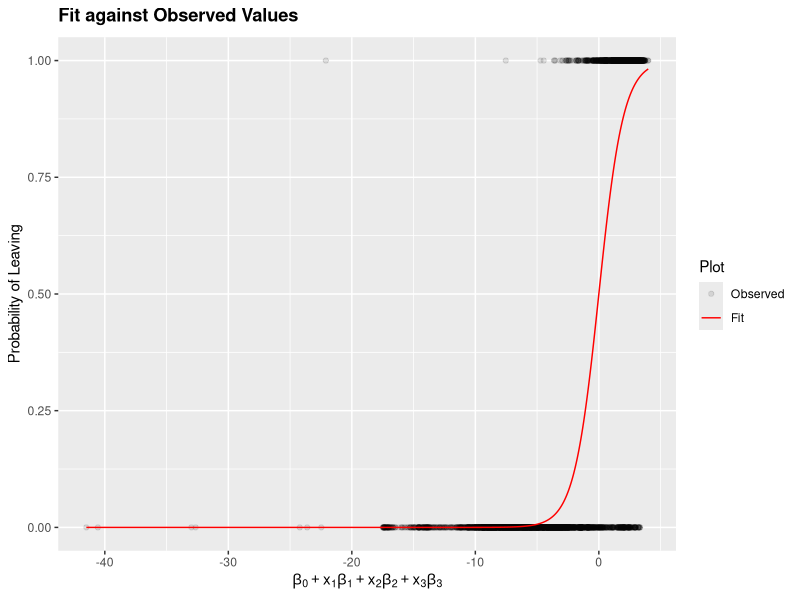

Source code (R):
## ---- chunk 1
library(ggplot2)
## ---- chunk 2
hrData <- read.csv("HR_Extract_Emp.csv")
## ---- chunk 3
hrData$SALARY <- hrData$SALARY/1000
hrData <- hrData[which(hrData$SALARY < 2000),]
hrData$SERVICE_YEARS <- round(hrData$SERVICE_DAYS/365,2)
hrData$WEEKLY_HOURS <- hrData$HOURS
hrData <- hrData[which(!is.na(hrData$WEEKLY_HOURS)),]

hrData$SALARYn <- (hrData$SALARY - mean(hrData$SALARY))/sd(hrData$SALARY)
hrData$AGEn <- (hrData$AGE - mean(hrData$AGE))/sd(hrData$AGE)
hrData$WEEKLY_HOURSn <- (hrData$WEEKLY_HOURS - mean(hrData$WEEKLY_HOURS))/sd(hrData$WEEKLY_HOURS)
hrData$SERVICE_YEARSn <- (hrData$SERVICE_YEARS - mean(hrData$SERVICE_YEARS))/sd(hrData$SERVICE_YEARS)
## ---- chunk 4
model0 <- glm(LEAVE_FLAG ~ SALARYn + 
                      SERVICE_YEARSn + 
                      AGEn + 
                      WEEKLY_HOURSn, data = hrData, family = "binomial")
rawCoefs0 <- summary(model0)$coefficients
expCoefs0 <- exp(model0$coefficients)

print(rawCoefs0)
## ---- chunk 5
model1 <- glm(LEAVE_FLAG ~ 
                      SERVICE_YEARSn + 
                      AGEn + 
                      WEEKLY_HOURSn, data = hrData, family = "binomial")
rawCoefs1 <- summary(model1)$coefficients
print(rawCoefs1)
expCoefs1 <- exp(model1$coefficients)
print(expCoefs1)
confInts1 <- exp(confint(model1))
print(confInts1)
## ---- chunk 6
model2 <- glm(LEAVE_FLAG ~ 
                      SERVICE_YEARS + 
                      AGE + 
                      WEEKLY_HOURS, data = hrData, family = "binomial")
rawCoefs2 <- summary(model2)$coefficients
expCoefs2 <- exp(model2$coefficients)
confInts2 <- exp(confint(model2))
## ---- chunk 7
betaF <- 0
betaF[1] <- format(rawCoefs1[1], digits = 2)
betaF[2] <- format(rawCoefs1[2], digits = 2)
betaF[3] <- format(rawCoefs1[3], digits = 2)
betaF[4] <- format(rawCoefs1[4], digits = 2)
## ---- chunk 8
beta0 <- summary(model1)$coefficients[1]
beta1 <- summary(model1)$coefficients[2]
beta2 <- summary(model1)$coefficients[3]
beta3 <- summary(model1)$coefficients[4]

x1 <- hrData$SERVICE_YEARSn
x2 <- hrData$AGEn
x3 <- hrData$WEEKLY_HOURSn

gamma <- beta0 + beta1*x1 + beta2*x2 + beta3*x3

y_fit <- exp(gamma) / (1 + exp(gamma))
y_obs <- hrData$LEAVE_FLAG

plotDF <- data.frame(gamma = gamma, y_obs = y_obs, y_fit = y_fit)
g <-  ggplot() + 
      geom_point(data = plotDF, aes(x = gamma, y = y_obs, col = "1"), 
                 alpha = 0.1) + 
      geom_line(data = plotDF, aes(x = gamma, y = y_fit, col = "2")) + 
      labs(title=expression(bold("Fit against Observed Values")),
           x=expression(beta[0]+x[1]*beta[1]+x[2]*beta[2]+x[3]*beta[3]), 
           y="Probability of Leaving") +
      scale_colour_manual(name = "Plot",
                          values =c('black', 'red'), 
                          labels = c('Observed', 'Fit'))
plot(g)
## ---- chunk 9
hrData$P_Leave <- y_fit

p90 <- sum(hrData[which(hrData$P_Leave >= 0.9), "LEAVE_FLAG"])/
      length(hrData[which(hrData$P_Leave >= 0.9), "LEAVE_FLAG"]) * 100
p70 <- sum(hrData[which(hrData$P_Leave >= 0.7), "LEAVE_FLAG"])/
      length(hrData[which(hrData$P_Leave >= 0.7), "LEAVE_FLAG"]) * 100
